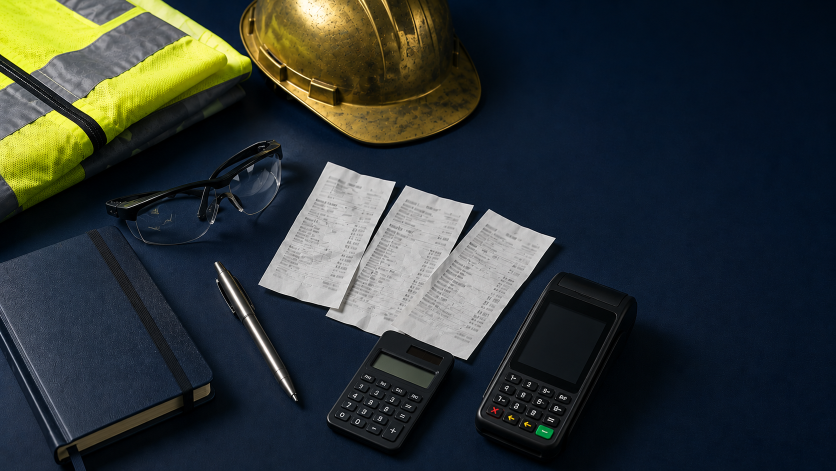
#> input picture blog-scheduled/2026-05-26-27-tax-deductions-most-australian-employees-miss.jpg.png, 1672 x 941 px (shown at 1/2 size)
$ python -i publish_blog.py   (imports and definitions only)
#> lines starting #> are read from the running program, lines starting #| are printed output that depends on the picture
#!/usr/bin/env python3
"""Publish one article from blog-scheduled/ into the live blog/ pipeline.

Usage:
    python3 scripts/publish_blog.py <stem-or-md-name> [--alt "alt text"]
    python3 scripts/publish_blog.py --list
    python3 scripts/publish_blog.py --next   # most-recently-published-eligible stem

Where <stem-or-md-name> is either the full filename
("2026-05-19-2026-federal-budget-tax-changes-australia.md") or the bare stem
("2026-05-19-2026-federal-budget-tax-changes-australia"). The script:

  1. Locates the matching <stem>.md and <stem>.jpg.png in blog-scheduled/.
  2. Resizes the hero image to 1200x675 (16:9, OG-safe) and emits
     assets/images/img-<hash>.{jpg,webp,avif} — content-hashed so the
     filename never collides with an existing image.
  3. Strips the trailing "## Notes for Val" block from the markdown.
  4. Injects `hero_image: img-<hash>` (and optionally hero_image_alt) into
     the frontmatter if not already present.
  5. Writes the cleaned markdown to blog/<slug>.md, where <slug> comes from
     the frontmatter.
  6. Runs build_blog.py to regenerate blog/index.html, blog/<slug>/index.html,
     and sitemap-blog.xml.
  7. Deletes the originals in blog-scheduled/ on success (use --keep-source
     to retain them for re-runs during testing).

The script never deploys. After it runs cleanly, the deploy is a manual
`netlify build && netlify deploy --prod --dir .` step (see CLAUDE.md).
"""
from __future__ import annotations

import argparse
import hashlib
import re
import shutil
import subprocess
import sys
from pathlib import Path

try:
    from PIL import Image
except ImportError as exc:  # pragma: no cover - bootstrap guard
    raise SystemExit("Pillow is required: pip install Pillow") from exc

ROOT = Path(__file__).resolve().parent.parent
SCHEDULED_DIR = ROOT / "blog-scheduled"
BLOG_DIR = ROOT / "blog"
ASSETS_DIR = ROOT / "assets" / "images"
BUILD_BLOG = ROOT / "scripts" / "build_blog.py"

HERO_WIDTH = 1200
HERO_HEIGHT = 675  # matches the 16:9 hero <img> in build_blog.render_article
JPG_QUALITY = 88
WEBP_QUALITY = 82
AVIF_QUALITY = 55  # avifenc -q range 0..100; 55 ~= visually transparent

NOTES_BLOCK_RE = re.compile(
    r"\n+##\s+Notes for Val.*?\Z",
    re.DOTALL | re.IGNORECASE,
)
# Trailing "## Sources" heading + the source list that follows. The list may
# already be in `[^N]:` footnote form or in plain `N. text` numbered form.
# Captures the list body so the converter can rewrite plain numbers into
# footnote definitions if needed. Stops at the next `##` heading, a JSON-LD
# HTML comment, or end-of-string.
SOURCES_BLOCK_RE = re.compile(
    r"\n+##\s+Sources\s*\n+(.*?)(?=\n##\s+|\n<!--|\Z)",
    re.DOTALL | re.IGNORECASE,
)
SOURCES_ITEM_RE = re.compile(r"^\s*(\d+)\.\s+(.+?)\s*$")
FOOTNOTE_DEF_LINE_RE = re.compile(r"^\[\^[0-9A-Za-z_-]+\]:\s+")
FRONTMATTER_RE = re.compile(r"^(---\s*\n)(.*?)(\n---\s*\n)", re.DOTALL)
SLUG_RE = re.compile(r"^slug:\s*(.+?)\s*$", re.MULTILINE)
HAS_HERO_RE = re.compile(r"^hero_image:\s*", re.MULTILINE)
HAS_HERO_ALT_RE = re.compile(r"^hero_image_alt:\s*", re.MULTILINE)


# ------------------------------------------------------------------ discovery
# [31 lines left out: functions resolve_stem, find_pair, list_scheduled, not called in this run]


# ------------------------------------------------------------------ image
def hash_basename(jpg_bytes: bytes) -> str:
    return "img-" + hashlib.sha1(jpg_bytes).hexdigest()[:8]


def emit_image_set(source: Path) -> tuple[str, dict[str, int]]:
    """Convert <source> to 1200x675 JPG, WebP, AVIF in assets/images/.

    Returns (basename, {ext: bytes_written}) where basename is img-<hash>
    derived from the JPG bytes.
    """
    with Image.open(source) as im:
#> im is the input picture: PIL image 1672x941 RGB; mean R, G, B 46.4, 53.6, 53.1
        im = im.convert("RGB")
        # Center-crop to 16:9 then resize. Source for these articles is already
        # 16:9 so this is a no-op crop in practice; safe for off-ratio inputs.
        target_ratio = HERO_WIDTH / HERO_HEIGHT
        src_ratio = im.width / im.height
#> src_ratio = 1.78
        if src_ratio > target_ratio:
            new_w = int(im.height * target_ratio)
            left = (im.width - new_w) // 2
            im = im.crop((left, 0, left + new_w, im.height))
        elif src_ratio < target_ratio:
            new_h = int(im.width / target_ratio)
#> new_h = 940
            top = (im.height - new_h) // 2
#> top = 0
            im = im.crop((0, top, im.width, top + new_h))
#> im: PIL image 1672x940 RGB
        im = im.resize((HERO_WIDTH, HERO_HEIGHT), Image.LANCZOS)
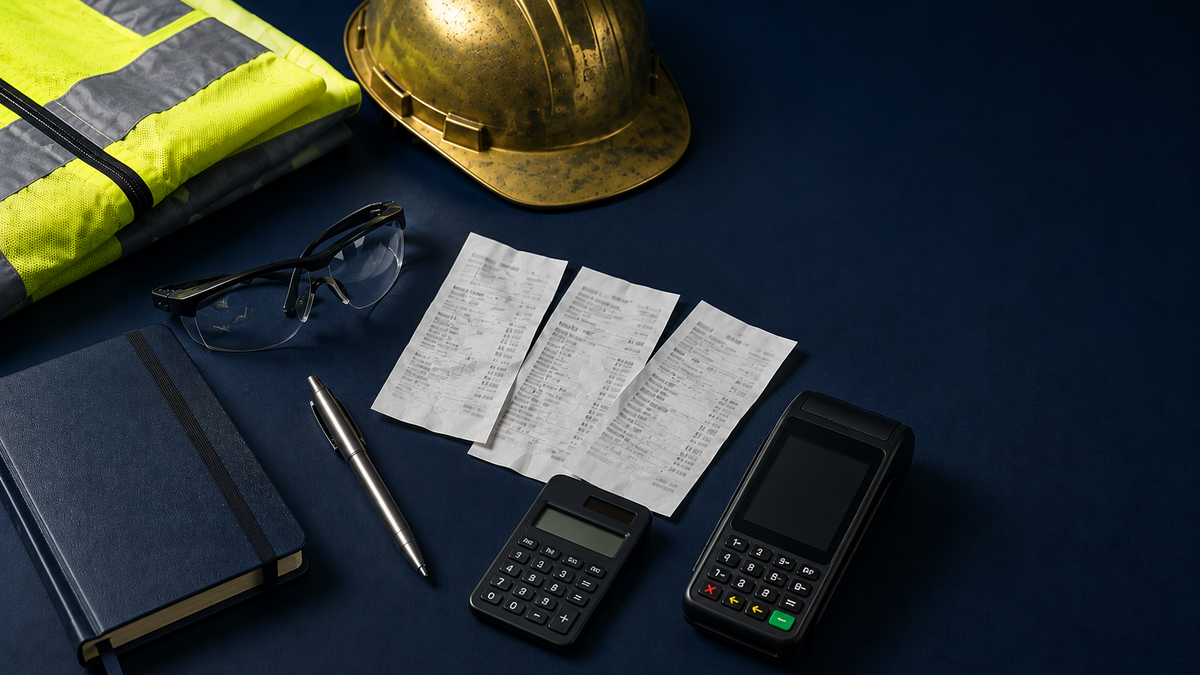
#> im: PIL image 1200x675 RGB; mean R, G, B 46.5, 53.6, 53.2

        ASSETS_DIR.mkdir(parents=True, exist_ok=True)
        # Write JPG first to a temp path so we can hash its bytes for the name.
        tmp_jpg = ASSETS_DIR / ".publish_blog.tmp.jpg"
        im.save(tmp_jpg, "JPEG", quality=JPG_QUALITY, optimize=True, progressive=True)
        jpg_bytes = tmp_jpg.read_bytes()
        basename = hash_basename(jpg_bytes)

        jpg_path = ASSETS_DIR / f"{basename}.jpg"
        webp_path = ASSETS_DIR / f"{basename}.webp"
        avif_path = ASSETS_DIR / f"{basename}.avif"

        tmp_jpg.replace(jpg_path)
        im.save(webp_path, "WEBP", quality=WEBP_QUALITY, method=6)

    # AVIF via avifenc (Pillow needs an extra plugin we don't have installed).
    subprocess.run(
        ["avifenc", "--min", "0", "--max", "63", "-a", "end-usage=q",
         "-a", f"cq-level={AVIF_QUALITY}", "-j", "all", "--speed", "4",
         str(jpg_path), str(avif_path)],
        check=True, capture_output=True,
    )
#> (this line was passed over: subprocess is not available in this run)

    return basename, {
        "jpg": jpg_path.stat().st_size,
        "webp": webp_path.stat().st_size,
#> (the run stopped early here; a loop or call above may not have finished)

$ run again, on blog-scheduled/2026-06-23-11-things-that-trigger-an-ato-audit.jpg.png
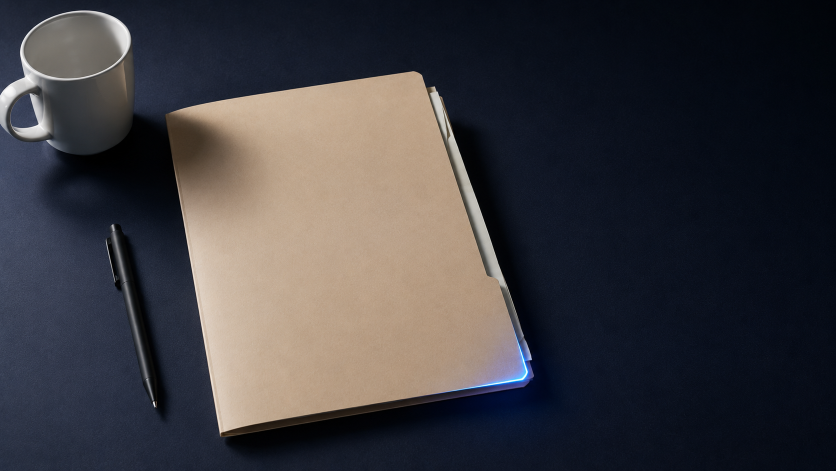
#> input picture blog-scheduled/2026-06-23-11-things-that-trigger-an-ato-audit.jpg.png, 1672 x 941 px (shown at 1/2 size)
#> in emit_image_set, im is the input picture: PIL image 1672x941 RGB; mean R, G, B 61, 59.3, 63.4
#> in emit_image_set, `im = im.resize((HERO_WIDTH, HERO_HEIGHT), Image.LANCZOS)`:
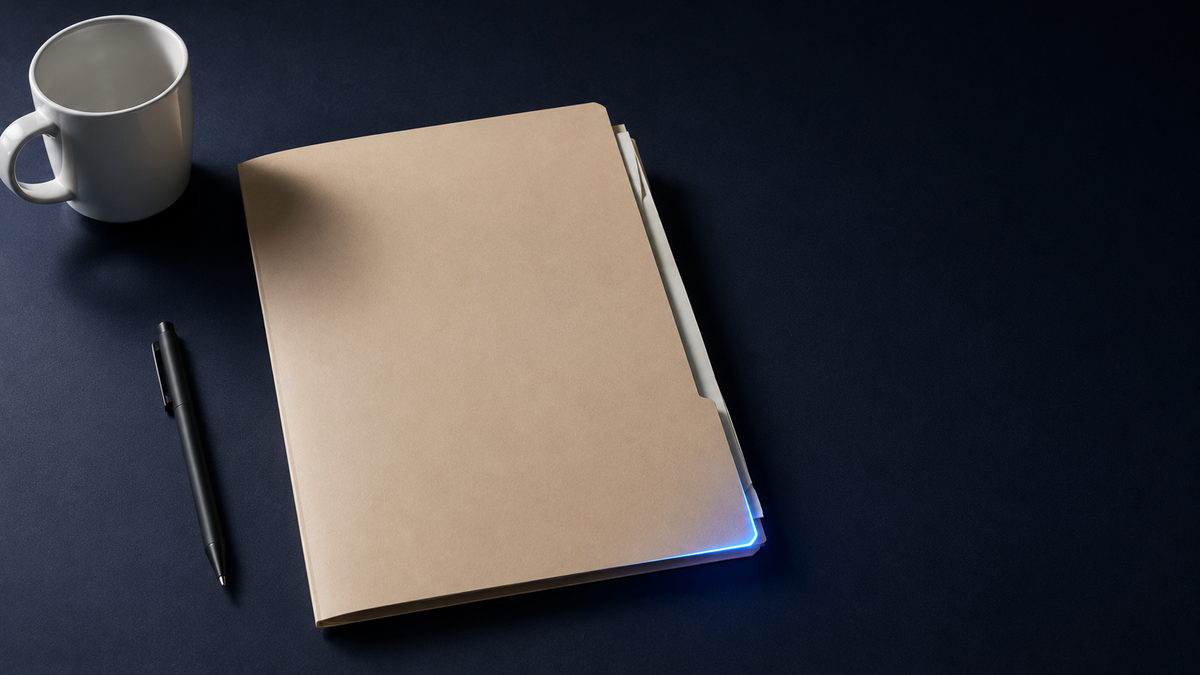
#> im: PIL image 1200x675 RGB; mean R, G, B 61, 59.4, 63.4

$ run again, on blog-scheduled/2026-06-30-investment-property-2026-budget-grandfathered-rules.jpg.png
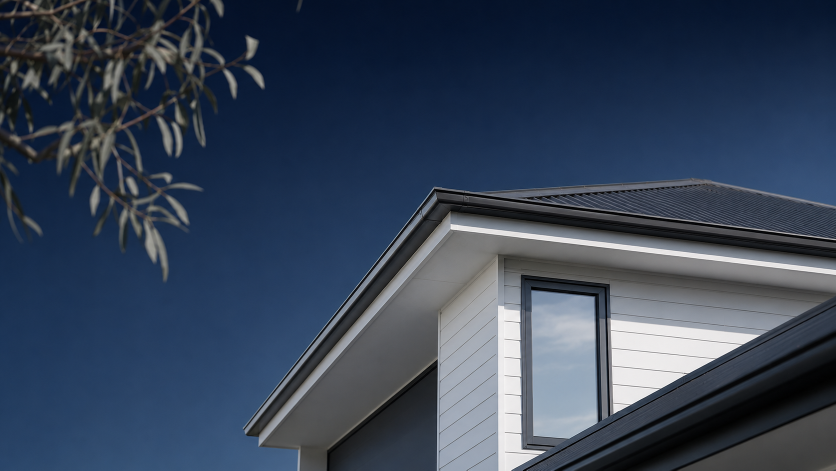
#> input picture blog-scheduled/2026-06-30-investment-property-2026-budget-grandfathered-rules.jpg.png, 1672 x 941 px (shown at 1/2 size)
#> in emit_image_set, im is the input picture: PIL image 1672x941 RGB; mean R, G, B 55.1, 67.7, 86.8
#> in emit_image_set, `im = im.resize((HERO_WIDTH, HERO_HEIGHT), Image.LANCZOS)`:
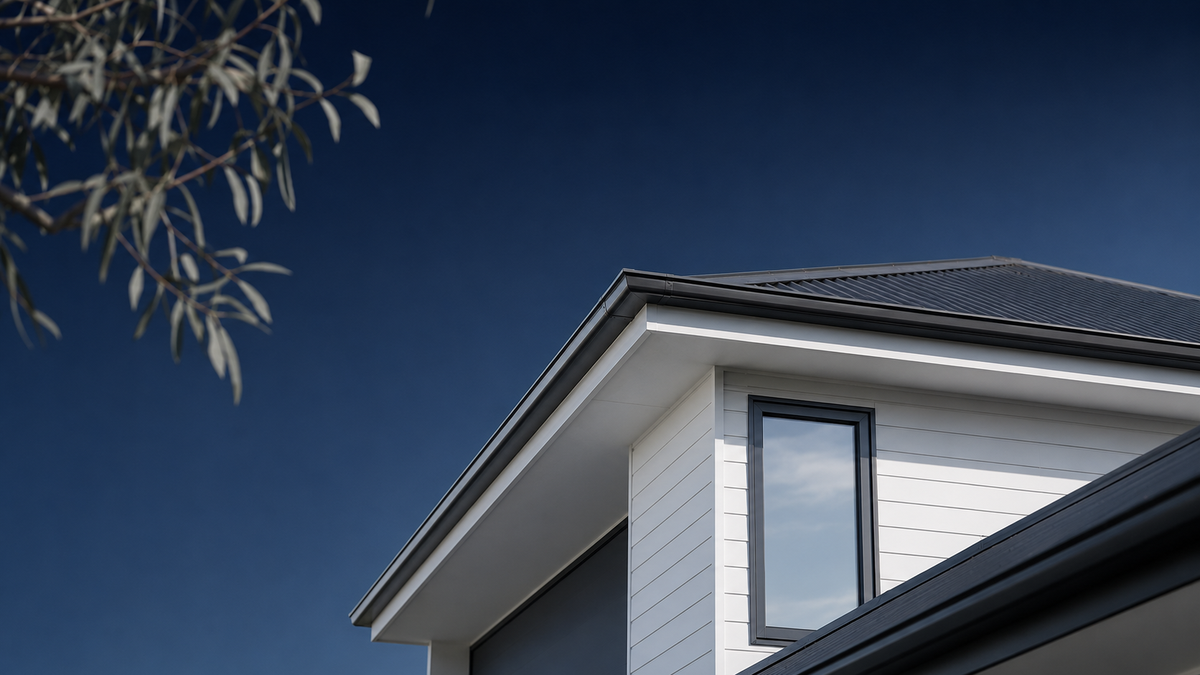
#> im: PIL image 1200x675 RGB; mean R, G, B 55.1, 67.7, 86.8
